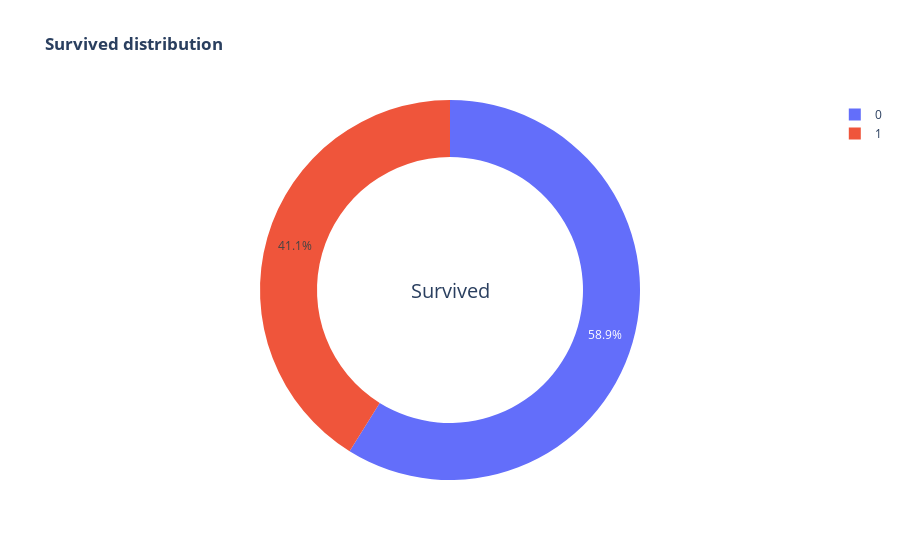

The cell this chart's notebook holds for it:
### Code cell
fig=px.pie(df, names='Survived',
       title='<b>Survived distribution </b>',
       color_discrete_map={0:'blue',1:'red'},
       
       hole = 0.7
       ,category_orders={'Survived':['1','0']}
       )
fig.update_layout(annotations=[dict(text='Survived',font_size=20,x=.5,y=.5,showarrow=False)])
fig.show()
# fig = px.pie(df, names='Survived',
#       title='<b>Survived distribution </b>',
#       color_discrete_sequence=px.colors.qualitative.Pastel,
#       hole = 0.4     )

# fig.update_layout(annotations=[dict(text = 'Survived', font_size = 20, x = 0.5 , y=0.5, showarrow = False)])
# fig.show()

### Figure 1 — Plotly figure (JSON) as saved in the notebook; plotly's stock layout.template omitted (floating-point values rounded to 4 significant figures; data arrays with more than 128 entries replaced by an {"elided": "..."} marker saying what was removed)
{"data": [{"direction": "clockwise", "domain": {"x": [0, 1], "y": [0, 1]}, "hole": 0.7, "hovertemplate": "Survived=%{label}<extra></extra>", "labels": {"elided": "773 int values"}, "legendgroup": "", "name": "", "showlegend": true, "sort": false, "type": "pie"}], "layout": {"annotations": [{"font": {"size": 20}, "showarrow": false, "text": "Survived", "x": 0.5, "y": 0.5}], "legend": {"tracegroupgap": 0}, "title": {"text": "<b>Survived distribution </b>"}}}
